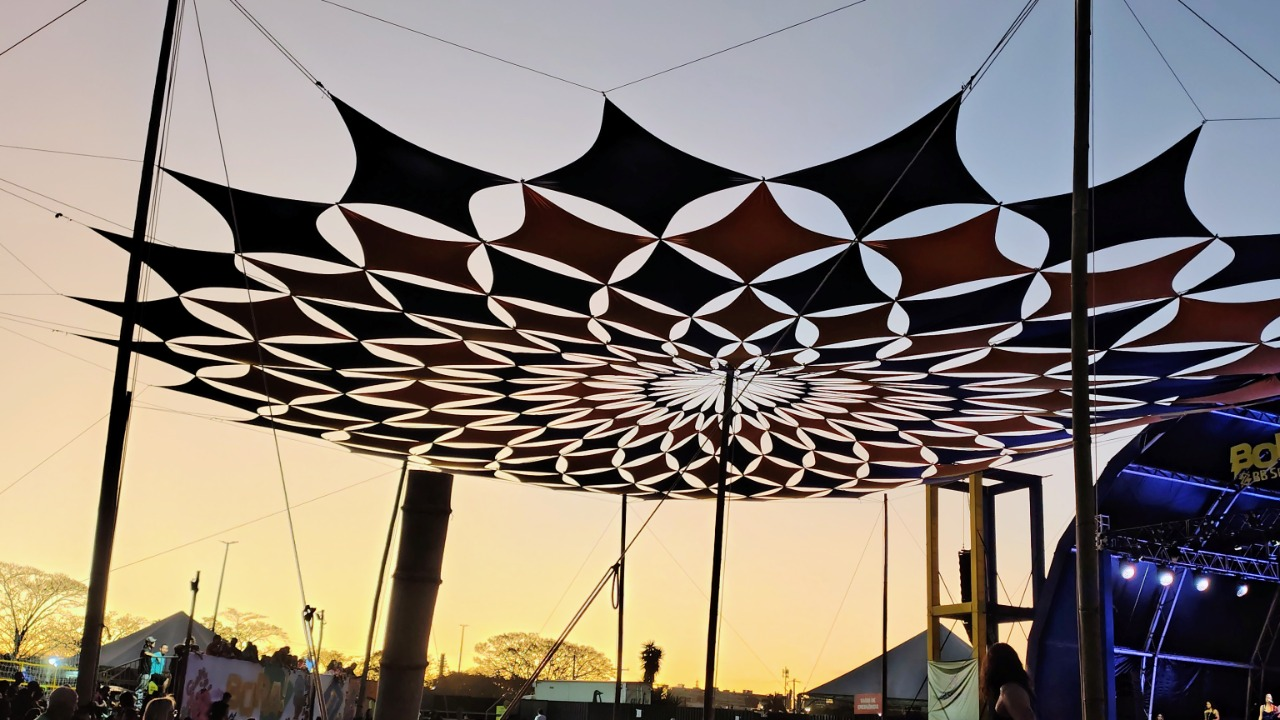
#> input picture photo.jpg, 1280 x 720 px
$ python questao1.py
#> lines starting #> are read from the running program, lines starting #| are printed output that depends on the picture; long printed decimals are rounded
import skimage
import skimage.io
import matplotlib.pyplot as plt
import numpy as np

image = skimage.io.imread('./photo.jpg')
#> image is the input picture: shape (720, 1280, 3); mean R, G, B 134, 124.2, 115.2
plt.imshow(image)
plt.axis('off')
plt.show()
dirs = [[1, 0], [-1, 0], [0, 1], [0, -1]]

def outbound(i, j):
    return (i >= 720 or i < 0 or j >= 1280 or j < 0)
def meanPixels(pixels):
    # pixToCalc = np.array(pixels, dtype=np.uint16)
    return np.mean(np.array(pixels), dtype=int, axis=0)

newImg = []

for j in range(720):
    newLin = []
    for i in range(1280):
        if i % 2 == 0:
            newLin.append(image[j, i])
    newImg.append(newLin)
#> after the loop, newImg = 720 items

newImg1 = []
# print(len(newImg[0]))

for i in range(len(newImg[0])):
    newCol = []
    for j in range(720):
        if j % 2 == 0:
            newCol.append(newImg[j][i])
    newImg1.append(np.array(newCol))
#> after the loop, newImg1 = 640 items

newImg1 = np.array(newImg1)
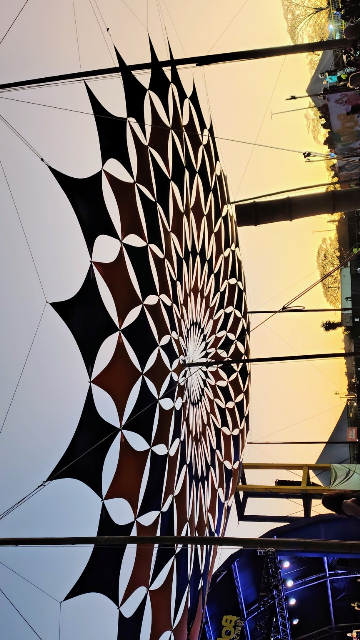
#> newImg1: shape (640, 360, 3); mean of channels 0, 1, 2 134.1, 124.3, 115.3; drawn as R, G, B
newImg1 = newImg1.transpose((1, 0, 2))
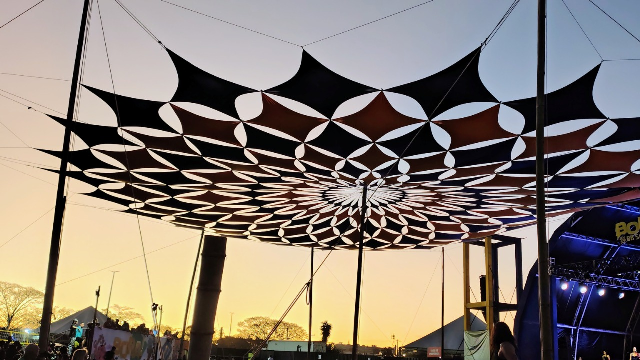
#> newImg1: shape (360, 640, 3); mean of channels 0, 1, 2 134.1, 124.3, 115.3; drawn as R, G, B
plt.imshow(newImg1)
plt.axis('off')
plt.show()

imgOr = skimage.io.imread('./photo.jpg')

imageMid = []
newImg1.tolist()
for i in range(len(newImg1)):
    newCol = []
    for j in range(len(newImg1[i])):
        newCol.append(newImg1[i][j])
        if j + 1 < len(newImg1[i]):

            toCalc = np.array([newImg1[i][j], newImg1[i][j+1]], dtype=np.uint16)
            avg = (toCalc.sum(axis=0) // 2).astype(np.uint8)
            newCol.append(avg)
        else:
            newCol.append(newImg1[i][-1])

    imageMid.append(np.array(newCol, dtype=np.uint8))
#> after the loop, imageMid = 360 items

imageMid = np.array(imageMid)
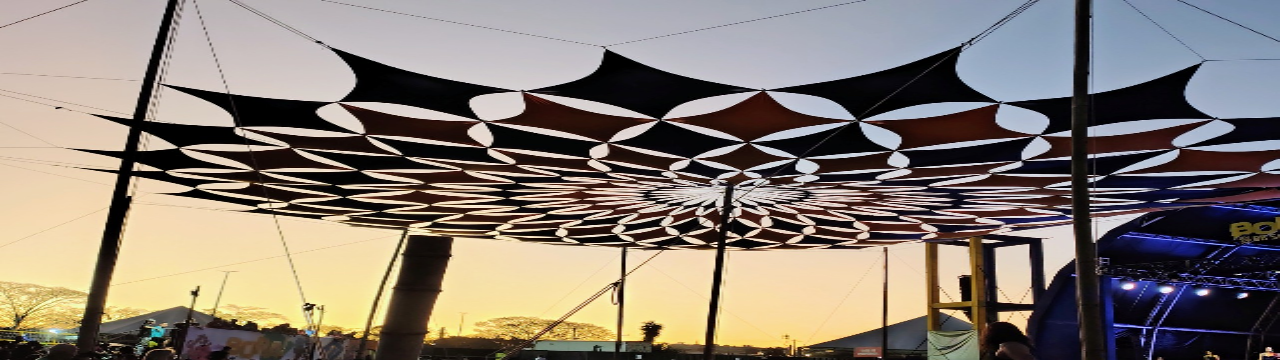
#> imageMid: shape (360, 1280, 3); mean of channels 0, 1, 2 134, 124.2, 115.2; drawn as R, G, B
image = []

for i in range(len(imageMid)):

    image.append(imageMid[i].astype(np.uint8))
    if i + 1 < len(imageMid):

        avg = ((imageMid[i].astype(np.uint16) + imageMid[i + 1].astype(np.uint16)) // 2).astype(np.uint8)
        image.append(avg)
    else:
        image.append(imageMid[i])
#> after the loop, image = 720 items

image = np.array(image, dtype=np.uint8)
# print(len(imageMid[0]))
plt.imshow(image)
plt.axis('off')
plt.show()

errQuadMed = ((image.astype(np.float64) - imgOr.astype(np.float64)) ** 2).mean()
#> errQuadMed = 204.2

print(errQuadMed)
#| 204.191
